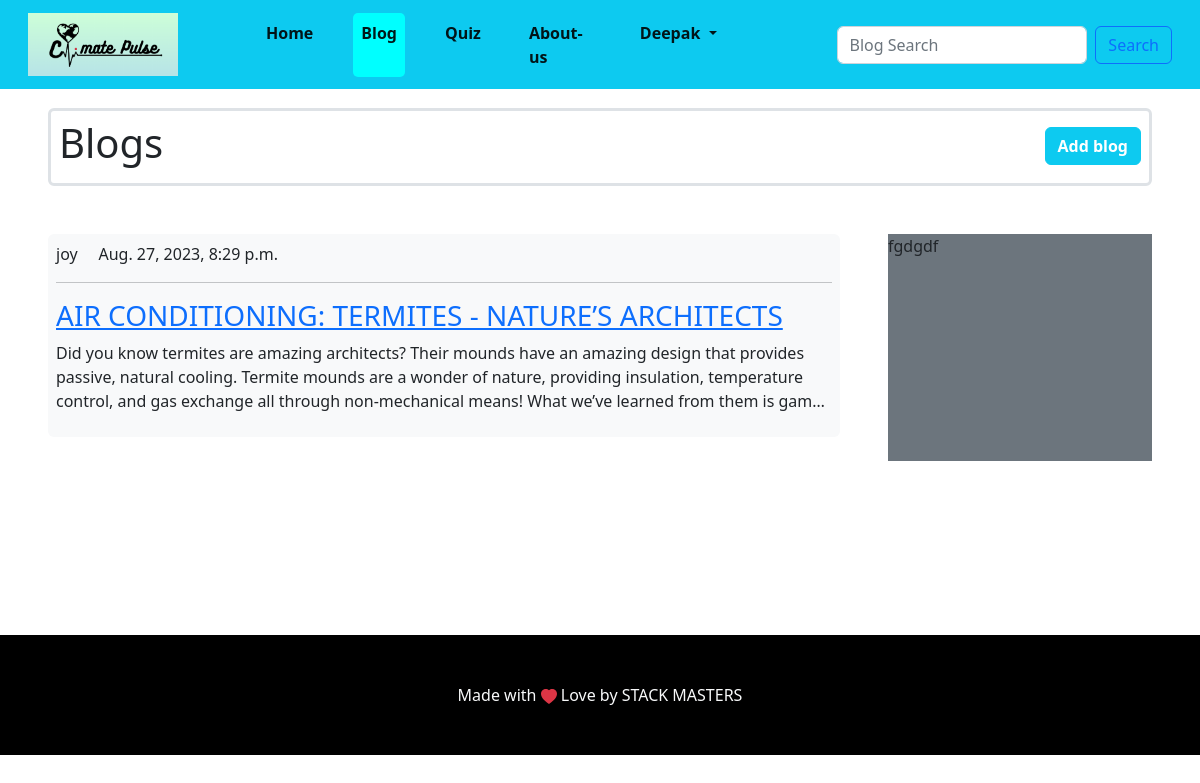
The app's page /blogpage/ (signed in) with its own data.
### blog/models.py (models this page shows, shortened)
class blogPost(models.Model):
    author_name= models.ForeignKey(User,on_delete=models.CASCADE)
    title = models.CharField(max_length=50,blank=False,null=False)
    content = models.TextField(blank=False)
    date_posted = models.DateTimeField(default=timezone.localtime)

### Climatepulse/views.py (the view)
# urls.py: path('blogpage/', PostView.as_view(), name="blogpage"),
class PostView(ListView):
    model = blogPost
    template_name = './templates/blog.html'
    context_object_name = 'posts'
    ordering = ['-date_posted']

### templates/blog.html (shortened to what this page needs)
<!DOCTYPE html>
<html lang="en">
  <head>
  </head>
  <body>
    {% extends 'base.html'%} {% block content %}
    <div
      class="d-flex justify-content-between mb-5 border p-2 border-3 rounded"
    >
      <h1>Blogs</h1>
      {% if request.user.is_authenticated %}
      <a href="{% url 'addpost' %}"><button class="btn btn-info mt-2 fw-bold text-white  " >
        Add blog
      </button></a>
      {% else %}
      <a href="{% url 'addpost' %}"><button class="btn btn-info mt-2 fw-bold text-white d-none " >
        Add blog
      </button></a>
      {% endif %}
    </div>
    <div class="d-flex flex-xl-row gap-5">
      <div class="all_blogs w-75">
        {% for n in posts %}
        <div class="bg-light mb-4 p-2 border-info rounded">
          <p>{{n.author_name}} &nbsp; &nbsp; {{n.date_posted}}</p>
          <hr />
          <h3><a href="{% url 'blog-post' n.id %}">{{n.title}}</a></h3>
          <p class="blog-post-text text-break">{{n.content}}</p>
        </div>
        {% endfor %}
      </div>
      <div class="latest_blogs bg-secondary w-25">fgdgdf</div>
    </div>
    {% endblock %}

### templates/Header.html (shortened to what this page needs)
<!DOCTYPE html>
<html lang="en">
  <head>
    <link rel="stylesheet" href="/static/css/main.css" />
  </head>
  <body>
    <nav class="navbar navbar-expand-lg bg-body-tertiary bg-info fixed-top">
      <div class="container-fluid">
        <a class="navbar-brand ms-3" href="/"
          ><img src="/static/media/ClimatePulse.png" alt="" class="logo"
        /></a>
        <div
          class="collapse navbar-collapse justify-content-end"
          id="navbarNavDropdown"
        >
          <ul class="navbar-nav mx-5 pe-5">
            {% url '/' as url %}
            <li class="mx-3 {% if request.path == url %} highlight {% endif %}">
              <a
                class="nav-link active fw-bold"
                aria-current="page"
                href="{{url}}"
                >Home</a
              >
            </li>
            {% url 'blogpage' as url %}
            <li class="mx-3 {% if request.path == url %} highlight {% endif %}">
              <a class="nav-link active fw-bold" href="{{url}}">Blog</a>
            </li>
            {% url 'quizpage' as url %}
            <li class="mx-3 {% if request.path == url %} highlight {% endif %}">
              <a
                class="nav-link active fw-bold"
                aria-current="page"
                href="{{url}}"
                >Quiz</a
              >
            </li>
            {% url 'aboutus' as url %}
            <li class="mx-3 {% if request.path == url %} highlight {% endif %}">
              <a class="nav-link active fw-bold" href="{{url}}">About-us</a>
            </li>
            <li class="dropdown mx-3">
              {% if request.user.is_authenticated %}
              <a
                class="nav-link dropdown-toggle active fw-bold"
                href="#"
                role="button"
                data-bs-toggle="dropdown"
                aria-expanded="false"
                >{{request.user}}
              </a>
              {% endif %}
            </li>
          </ul>
          <form
            class="d-flex me-3"
            role="search"
            action="{% url 'blogsearch' %}"
            method="post"
          >
            <input
              class="form-control me-2"
              type="search"
              placeholder="Blog Search"
              aria-label="Search"
              name="s_value"
            />
            <button class="btn btn-outline-primary" type="submit">
              Search
            </button>
          </form>
        </div>
      </div>
    </nav>
  </body>
</html>

### static/css/main.css (style rules this page uses)
.logo { width: 150px; }
.highlight { background-color: aqua; border-radius: 5px; }
.blog-post-text { overflow: hidden; display: -webkit-box; -webkit-line-clamp: 3; line-clamp: 2; -webkit-box-orient: vertical; }

### records on screen
blogPost: author_name "joy", date_posted "Aug. 27, 2023, 8:29 p.m.", title "AIR CONDITIONING: TERMITES - NATURE’S ARCHITECTS", content "Did you know termites are amazing architects? Their mounds have an amazing design that provides passive, natural cooling. Termite mounds are a wonder of nature, providing insulation, temperature control, and gas exchange all through non-mechanical means! What we’ve learned from them…"

### other values on screen
{{ request.user }} "Deepak"
